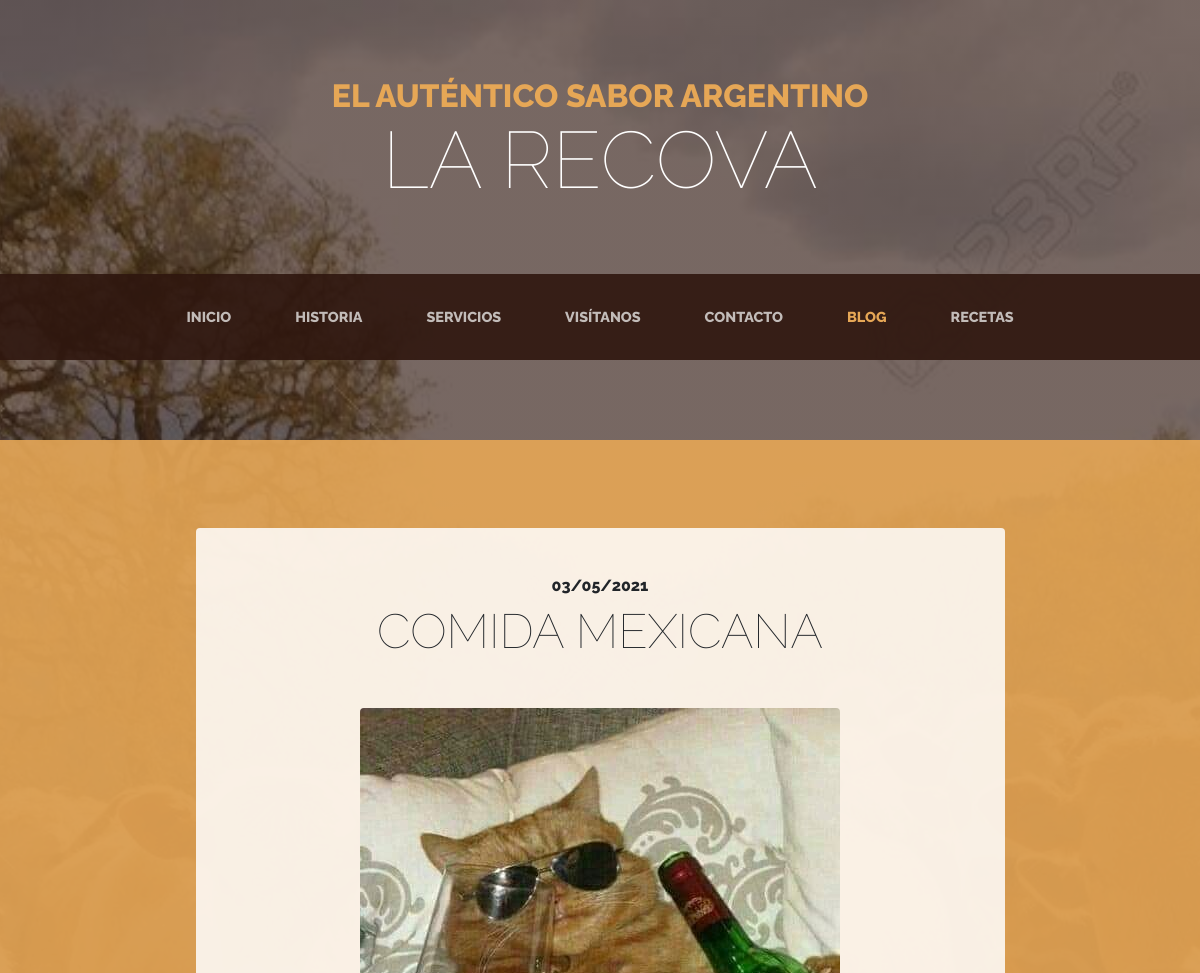
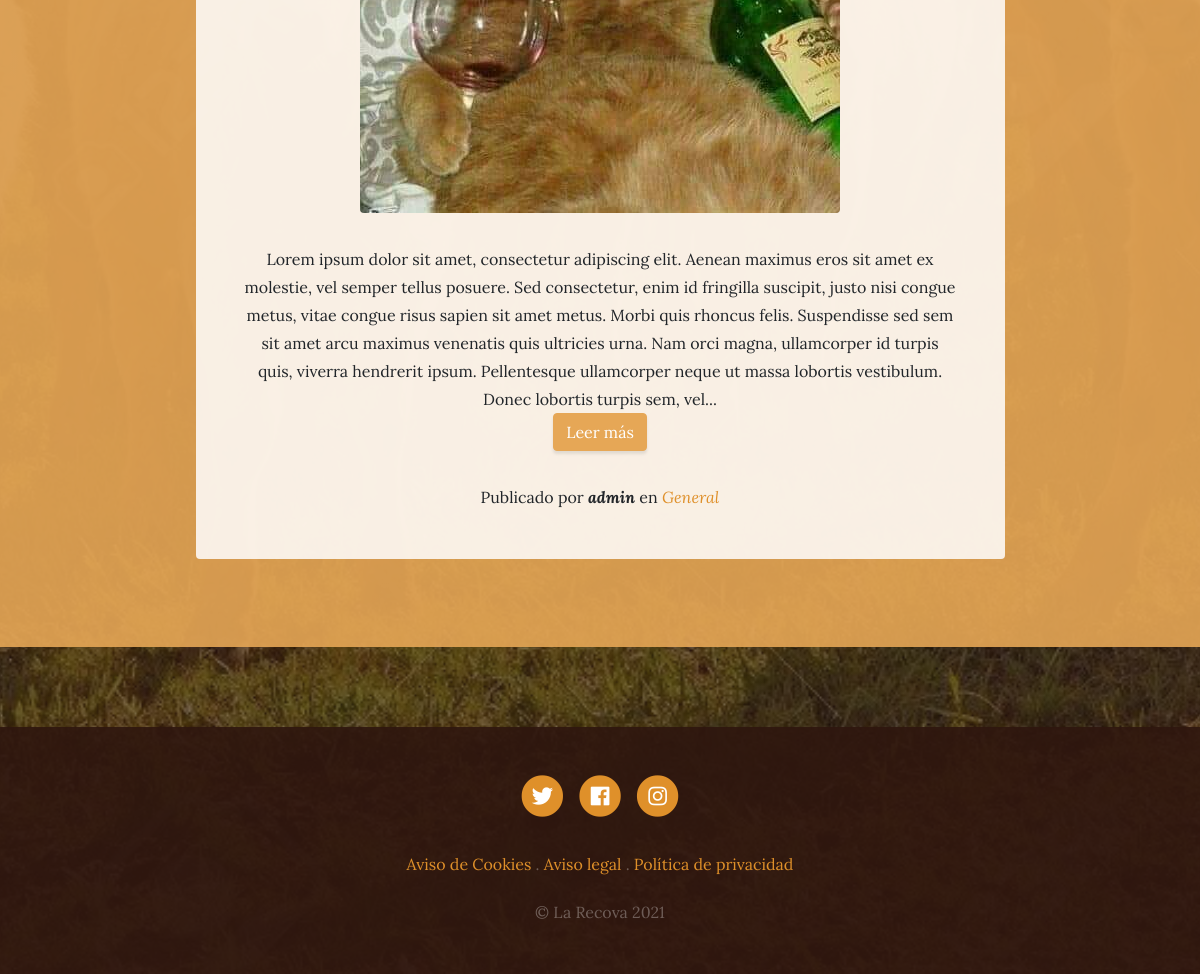
Screenshot of /blog/ with the database file from the repository (2 pictures, top to bottom).
### blog/models.py (models this page shows, shortened)
class Post(models.Model):
    title = models.CharField(max_length=200, verbose_name='Titulo')
    content = models.TextField(verbose_name="Contenido")
    published = models.DateTimeField(verbose_name="Fecha de publicación", default=now)
    image = models.ImageField(verbose_name="Imagen", upload_to="blog",null=True,blank=True)
    author = models.ForeignKey(User,verbose_name="Autor",on_delete=models.CASCADE) ##ON DELETE= Si borras al usuario, borra todos sus posts
    categories=models.ManyToManyField(Category, verbose_name="Categorias", related_name="get_posts") #Un post puede estar asociado a una o muchas categorias, al menos debe tener una categoria asociada
    created = models.DateTimeField(auto_now_add=True, verbose_name="Fecha de creación")
    updated = models.DateTimeField(auto_now=True, verbose_name="Fecha de edición")
    class Meta(): ##para los metadatos
        verbose_name="entrada"
        verbose_name_plural="entradas"
        ordering=["-created"]

class Category(models.Model):
    name = models.CharField(max_length=100, verbose_name='Nombre')
    created = models.DateTimeField(auto_now_add=True, verbose_name="Fecha de creación")
    updated = models.DateTimeField(auto_now=True, verbose_name="Fecha de edición")
    class Meta(): ##para los metadatos
        verbose_name="categoría"
        verbose_name_plural="categorías"
        ordering=["-created"]

### pages/models.py (models this page shows, shortened)
class Page (models.Model):
   title = models.CharField(max_length=200, verbose_name="Título")
   content = RichTextField(verbose_name="Descripción")
   created = models.DateTimeField(
   auto_now_add=True, verbose_name="Fecha de creación")
   updated = models.DateTimeField(
   auto_now=True, verbose_name="Fecha de actualizacion")
   class Meta:
        verbose_name = "Pagina"
        verbose_name_plural = "Paginas"
        ordering = ['title']  # lo ordena de manera descendiente

### blog/views.py (the view)
# urls.py: path('', BlogTemplateView.as_view(), name="blog"),
class BlogTemplateView(TemplateView):
    template_name = "blog/blog.html"
    def get_context_data(self, **kwargs):
        context = super().get_context_data(**kwargs)
        context['posts'] = Post.objects.all()
        return context

### pages/templatetags/pages_extra.py (called while the page is built)
@register.simple_tag
def get_page_list():
    pages = Page.objects.all()
    return pages

### blog/templates/blog/blog.html (shortened to what this page needs)
{% extends 'core/base.html' %}
{% block content %} {% load static %}
{% for post in posts %}
    <section class="page-section cta">
      <div class="container">
        <div class="row">
          <div class="col-xl-9 mx-auto">
            <div class="cta-innerv text-center rounded">
              <h2 class="section-heading mb-5">
                <span class="section-heading-upper">{{ post.published|date:"d/m/Y" }}</span>
                <span class="section-heading-lower">{{ post.title }}</span>
              </h2>
              <p class="mb-0">
                <img class="mx-auto d-flex rounded img-fluid mb-3 mb-lg-0"  src="{{post.image.url }}" alt="">
              </p>
              <p class="mb-0 mbt">
              {{post.content|truncatechars:"500"}}
              </p>
              <a class="btn btn-primary" href="{% url 'post' post.id %}">Leer más</a>
              <p class="mb-0 mbt">
                <span class="section-heading-under">Publicado por <em><b>{{ post.author }}</b></em> en <em>
                {% for category in post.categories.all %}
                  <a href="{% url 'category' category.id %}" class="link"> {{category.name}} </a>
                {% endfor %}
              </em>
              </p>
            </div>
          </div>
        </div>
      </div>
    </section>
{% endfor %}
{% endblock %}

### core/templates/core/base.html (shortened to what this page needs)
<!DOCTYPE html>
<html lang="es">
  <head>
    {% load static %}
    <link
      rel="stylesheet" href="https://stackpath.bootstrapcdn.com/bootstrap/4.1.1/css/bootstrap.min.css"
    />
    <link
      rel="stylesheet" href="https://use.fontawesome.com/releases/v5.0.13/css/all.css"
    />
    <link rel="stylesheet" href="{% static 'core/css/business-casual.css' %}" />
  </head>
  <body>
    <h1 class="site-heading text-center text-white d-none d-lg-block">
      <span class="site-heading-upper text-primary mb-3">El auténtico sabor argentino</span>
      <span class="site-heading-lower">La Recova</span>
    </h1>
    <nav class="navbar navbar-expand-lg navbar-dark py-lg-4" id="mainNav">
      <div class="container">
        <div class="collapse navbar-collapse" id="navbarResponsive">
          <ul class="navbar-nav mx-auto">
            <li class="nav-item px-lg-4 {% if request.path == '/' %} active {% endif %}" >
              <a class="nav-link text-uppercase text-expanded" href="{% url 'home' %}">Inicio</a>
            </li>
            <li class="nav-item px-lg-4 {% if request.path == '/about/' %} active {% endif %}">
              <a class="nav-link text-uppercase text-expanded" href="{% url 'about' %}">Historia</a>
            </li>
            <li class="nav-item px-lg-4 {% if request.path == '/services/' %} active {% endif %}">
              <a class="nav-link text-uppercase text-expanded" href="{% url 'services' %}">Servicios</a>
            </li>
            <li class="nav-item px-lg-4 {% if request.path == '/store/' %} active {% endif %}">
              <a class="nav-link text-uppercase text-expanded" href="{% url 'store' %}">Visítanos</a>
            </li>
            <li class="nav-item px-lg-4 {% if request.path == '/contact/' %} active {% endif %}">
              <a class="nav-link text-uppercase text-expanded" href="{% url 'contact' %}">Contacto</a>
            </li>
            <li class="nav-item px-lg-4 {% if request.path|slice:':6' == '/blog/' %} active {% endif %}">
              <a href="{% url 'blog' %}" class="nav-link text-uppercase text-expanded">Blog</a>
            </li>
            <li
              class="nav-item px-lg-4 {% if request.path == '/recipe/' %} active {% endif %}" >
            <a
              class="nav-link text-uppercase text-expanded" href="{% url 'recipes:recipes' %}" >Recetas</a>
            </li>
          </ul>
        </div>
      </div>
    </nav>
    {% block content %} {% endblock %}
    <footer class="footer text-faded text-center py-5">
      <div class="container">
        <p class="m-0">
	        <a href="#" class="link">
	          <span class="fa-stack fa-lg">
	            <i class="fa fa-circle fa-stack-2x"></i>
	            <i class="fab fa-twitter fa-stack-1x fa-inverse"></i>
	          </span>
	        </a>
	        <a href="#" class="link">
	          <span class="fa-stack fa-lg">
	            <i class="fa fa-circle fa-stack-2x"></i>
	            <i class="fab fa-facebook fa-stack-1x fa-inverse"></i>
	          </span>
	        </a>
	        <a href="#" class="link">
	          <span class="fa-stack fa-lg">
	            <i class="fa fa-circle fa-stack-2x"></i>
	            <i class="fab fa-instagram fa-stack-1x fa-inverse"></i>
	          </span>
	        </a>
	    </p>
        <p class="m-0 mbt">
          {% load pages_extra %}
          {% get_page_list as page_list %}
          {% for page in page_list %}
            <a href="{% url 'page' page.id page.title|slugify %}" class="link">{{page.title}} </a>
            {% if not forloop.last %} . {% endif %}
          {% endfor %}
		</p>
        <p class="m-0 mbt1">&copy; La Recova 2021</p>
      </div>
	</footer>
  </body>
</html>

### core/static/core/css/business-casual.css (style rules this page uses)
body { font-family: "Lora"; background: linear-gradient(rgba(47, 23, 15, 0.65), rgba(47, 23, 15, 0.65)), url("../img/bg.jpeg"); background-attachment: fixed; background-position: center; background-size: cover; }
h1, h2, h3, h4, h5, h6 { font-family: "Raleway"; }
p { line-height: 1.75; }
.text-faded { color: rgba(255, 255, 255, 0.3); }
.site-heading { margin-top: 5rem; margin-bottom: 5rem; text-transform: uppercase; line-height: 1; font-family: "Raleway"; }
.site-heading .site-heading-upper { display: block; font-size: 2rem; font-weight: 800; }
.site-heading .site-heading-lower { font-size: 5rem; font-weight: 100; line-height: 4rem; }
.page-section { margin-top: 5rem; margin-bottom: 5rem; }
.section-heading { text-transform: uppercase; }
.section-heading .section-heading-upper { display: block; font-size: 1rem; font-weight: 800; padding-bottom: 0.5rem; }
.section-heading .section-heading-lower { display: block; font-size: 3rem; font-weight: 100; }
#mainNav { background-color: rgba(47, 23, 15, 0.9); font-family: "Raleway"; }
#mainNav .navbar-nav .nav-item .nav-link { color: rgba(255, 255, 255, 0.7); font-weight: 800; }
#mainNav .navbar-nav .nav-item.active .nav-link { color: #e6a756; }
@media (min-width: 992px) { #mainNav .navbar-nav .nav-item .nav-link { font-size: 0.9rem; } }
.cta { padding-top: 5rem; padding-bottom: 5rem; background-color: rgba(230, 167, 86, 0.9); }
.cta .cta-innerv { position: relative; padding: 3rem; margin: 0.5rem; background-color: rgba(255, 255, 255, 0.85); }
.footer { background-color: rgba(47, 23, 15, 0.9); }
.text-primary { color: #e6a756 !important; }
.btn { box-shadow: 0px 3px 3px 0px rgba(33, 37, 41, 0.1); }
.btn-primary { background-color: #e6a756; border-color: #e6a756; }
.mbt { padding-top: 2rem; }
.mbt1 { padding-top: 1.25rem; }
a.link { color: #df902a; }

### rows the page displays
Post: published "03/05/2021", title "COMIDA MEXICANA", image (picture), content "Lorem ipsum dolor sit amet, consectetur adipiscing elit. Aenean maximus eros sit amet ex molestie, vel semper tellus posuere. Sed consectetur, enim id fringilla suscipit, justo nisi congue metus, vitae congue risus sapien sit amet metus. Morbi quis rhoncus felis. Suspendisse sed sem sit amet arcu maximus venenatis quis ultricies urna. Nam orci magna, ullamcorper id turpis quis, viverra hendrerit ipsum. Pellentesque ullamcorper neque ut massa lobortis vestibulum. Donec lobortis turpis sem, vel...", author "admin"
Category: name "General"
Page: title "Aviso de Cookies"
Page: title "Aviso legal"
Page: title "Política de privacidad"
